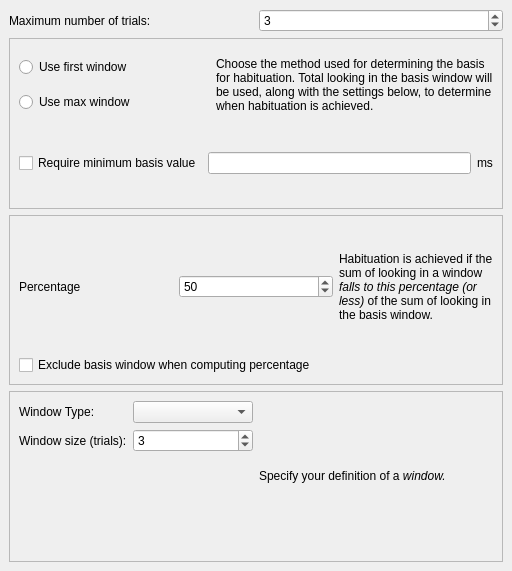
<?xml version="1.0" encoding="UTF-8"?>
<ui version="4.0">
 <class>HHabituationCriteriaWidget</class>
 <widget class="QStackedWidget" name="HHabituationCriteriaWidget">
  <property name="geometry">
   <rect>
    <x>0</x>
    <y>0</y>
    <width>512</width>
    <height>571</height>
   </rect>
  </property>
  <property name="windowTitle">
   <string>StackedWidget</string>
  </property>
  <property name="currentIndex">
   <number>1</number>
  </property>
  <widget class="QWidget" name="pageFixedN">
   <layout class="QVBoxLayout" name="verticalLayout">
    <item>
     <layout class="QHBoxLayout" name="horizontalLayout">
      <item>
       <spacer name="horizontalSpacer_2">
        <property name="orientation">
         <enum>Qt::Horizontal</enum>
        </property>
        <property name="sizeHint" stdset="0">
         <size>
          <width>40</width>
          <height>20</height>
         </size>
        </property>
       </spacer>
      </item>
      <item>
       <widget class="QLabel" name="label">
        <property name="text">
         <string>Number of trials:</string>
        </property>
       </widget>
      </item>
      <item>
       <widget class="QSpinBox" name="spinBoxNTrials">
        <property name="minimum">
         <number>1</number>
        </property>
        <property name="value">
         <number>3</number>
        </property>
       </widget>
      </item>
      <item>
       <spacer name="horizontalSpacer">
        <property name="orientation">
         <enum>Qt::Horizontal</enum>
        </property>
        <property name="sizeHint" stdset="0">
         <size>
          <width>40</width>
          <height>20</height>
         </size>
        </property>
       </spacer>
      </item>
     </layout>
    </item>
    <item>
     <spacer name="verticalSpacer">
      <property name="orientation">
       <enum>Qt::Vertical</enum>
      </property>
      <property name="sizeHint" stdset="0">
       <size>
        <width>20</width>
        <height>508</height>
       </size>
      </property>
     </spacer>
    </item>
   </layout>
  </widget>
  <widget class="QWidget" name="pageCriterion">
   <layout class="QVBoxLayout" name="verticalLayout_2">
    <item>
     <layout class="QHBoxLayout" name="horizontalLayout_10">
      <item>
       <widget class="QLabel" name="label_13">
        <property name="text">
         <string>Maximum number of trials:</string>
        </property>
       </widget>
      </item>
      <item>
       <widget class="QSpinBox" name="spinBoxMaxNumberOfHabituationTrials">
        <property name="minimum">
         <number>1</number>
        </property>
        <property name="value">
         <number>3</number>
        </property>
       </widget>
      </item>
     </layout>
    </item>
    <item>
     <widget class="QFrame" name="frame">
      <property name="frameShape">
       <enum>QFrame::StyledPanel</enum>
      </property>
      <property name="frameShadow">
       <enum>QFrame::Raised</enum>
      </property>
      <layout class="QVBoxLayout" name="verticalLayout_4">
       <item>
        <layout class="QHBoxLayout" name="horizontalLayout_5">
         <item>
          <layout class="QVBoxLayout" name="verticalLayout_3">
           <item>
            <widget class="QRadioButton" name="rbUseFirstWindow">
             <property name="toolTip">
              <string>&lt;html&gt;&lt;head/&gt;&lt;body&gt;&lt;p&gt;Habit will use total looking time from the &lt;span style=&quot; font-style:italic;&quot;&gt;first full window&lt;/span&gt; as the basis for habituation.&lt;/p&gt;&lt;/body&gt;&lt;/html&gt;</string>
             </property>
             <property name="text">
              <string>Use first window</string>
             </property>
            </widget>
           </item>
           <item>
            <widget class="QRadioButton" name="rbUseMaxWindow">
             <property name="toolTip">
              <string>&lt;html&gt;&lt;head/&gt;&lt;body&gt;&lt;p&gt;Habit will use the window with the &lt;span style=&quot; font-style:italic;&quot;&gt;most looking time&lt;/span&gt; as the basis for habituation.&lt;/p&gt;&lt;/body&gt;&lt;/html&gt;</string>
             </property>
             <property name="text">
              <string>Use max window</string>
             </property>
            </widget>
           </item>
          </layout>
         </item>
         <item>
          <widget class="QLabel" name="label_5">
           <property name="text">
            <string>Choose the method used for determining the basis for habituation. Total looking in the basis window will be used, along with the settings below, to determine when habituation is achieved. </string>
           </property>
           <property name="wordWrap">
            <bool>true</bool>
           </property>
          </widget>
         </item>
        </layout>
       </item>
       <item>
        <layout class="QHBoxLayout" name="horizontalLayout_4">
         <item>
          <widget class="QCheckBox" name="cbxRequireMinBasisValue">
           <property name="toolTip">
            <string>&lt;html&gt;&lt;head/&gt;&lt;body&gt;&lt;p&gt;Require a &lt;span style=&quot; font-style:italic;&quot;&gt;minimum amount of looking &lt;/span&gt;for a basis window. If &lt;span style=&quot; font-style:italic;&quot;&gt;first window&lt;/span&gt; is selected, then the first window &lt;span style=&quot; font-style:italic;&quot;&gt;which passes this test&lt;/span&gt; will be used as the basis.&lt;/p&gt;&lt;/body&gt;&lt;/html&gt;</string>
           </property>
           <property name="text">
            <string>Require minimum basis value</string>
           </property>
          </widget>
         </item>
         <item>
          <widget class="QLineEdit" name="lineeditMinBasisValue"/>
         </item>
         <item>
          <widget class="QLabel" name="label_4">
           <property name="text">
            <string>ms</string>
           </property>
          </widget>
         </item>
        </layout>
       </item>
      </layout>
     </widget>
    </item>
    <item>
     <widget class="QFrame" name="frame_2">
      <property name="frameShape">
       <enum>QFrame::StyledPanel</enum>
      </property>
      <property name="frameShadow">
       <enum>QFrame::Raised</enum>
      </property>
      <layout class="QVBoxLayout" name="verticalLayout_5">
       <item>
        <layout class="QHBoxLayout" name="horizontalLayout_6">
         <item>
          <widget class="QLabel" name="label_6">
           <property name="text">
            <string>Percentage</string>
           </property>
          </widget>
         </item>
         <item>
          <widget class="QSpinBox" name="spinPercentage">
           <property name="value">
            <number>50</number>
           </property>
          </widget>
         </item>
         <item>
          <widget class="QLabel" name="label_7">
           <property name="text">
            <string>&lt;html&gt;&lt;head/&gt;&lt;body&gt;&lt;p&gt;Habituation is achieved if the sum of looking in a window &lt;span style=&quot; font-style:italic;&quot;&gt;falls to this percentage (or less)&lt;/span&gt; of the sum of looking in the basis window.&lt;/p&gt;&lt;/body&gt;&lt;/html&gt;</string>
           </property>
           <property name="wordWrap">
            <bool>true</bool>
           </property>
          </widget>
         </item>
        </layout>
       </item>
       <item>
        <widget class="QCheckBox" name="cbxExcludeBasisWindow">
         <property name="toolTip">
          <string>&lt;html&gt;&lt;head/&gt;&lt;body&gt;&lt;p&gt;When using a &lt;span style=&quot; font-style:italic;&quot;&gt;sliding window&lt;/span&gt;, the trials used as the basis are not used when computing percentage and testing for habituation. This has no effect when using a &lt;span style=&quot; font-style:italic;&quot;&gt;fixed window.&lt;/span&gt;&lt;/p&gt;&lt;/body&gt;&lt;/html&gt;</string>
         </property>
         <property name="text">
          <string>Exclude basis window when computing percentage</string>
         </property>
        </widget>
       </item>
      </layout>
     </widget>
    </item>
    <item>
     <widget class="QFrame" name="frame_3">
      <property name="frameShape">
       <enum>QFrame::StyledPanel</enum>
      </property>
      <property name="frameShadow">
       <enum>QFrame::Raised</enum>
      </property>
      <layout class="QHBoxLayout" name="horizontalLayout_7">
       <item>
        <layout class="QFormLayout" name="formLayout">
         <item row="0" column="0">
          <widget class="QLabel" name="label_8">
           <property name="text">
            <string>Window Type:</string>
           </property>
          </widget>
         </item>
         <item row="0" column="1">
          <widget class="QComboBox" name="comboWindowType">
           <property name="toolTip">
            <string>&lt;html&gt;&lt;head/&gt;&lt;body&gt;&lt;p&gt;For a &lt;span style=&quot; font-style:italic;&quot;&gt;fixed window, &lt;/span&gt;windows are [&lt;span style=&quot; font-style:italic;&quot;&gt;1,2,...,size], [size+1,...,2*size],...&lt;/span&gt;&lt;/p&gt;&lt;p&gt;For a &lt;span style=&quot; font-style:italic;&quot;&gt;sliding window, &lt;/span&gt;windows are &lt;span style=&quot; font-style:italic;&quot;&gt;[1,2,...size], [2,3,...,size+1],...&lt;/span&gt;&lt;/p&gt;&lt;/body&gt;&lt;/html&gt;</string>
           </property>
          </widget>
         </item>
         <item row="1" column="0">
          <widget class="QLabel" name="label_9">
           <property name="text">
            <string>Window size (trials):</string>
           </property>
          </widget>
         </item>
         <item row="1" column="1">
          <widget class="QSpinBox" name="spinWindowSize">
           <property name="minimum">
            <number>1</number>
           </property>
           <property name="value">
            <number>3</number>
           </property>
          </widget>
         </item>
        </layout>
       </item>
       <item>
        <widget class="QLabel" name="label_10">
         <property name="text">
          <string>&lt;html&gt;&lt;head/&gt;&lt;body&gt;&lt;p&gt;Specify your definition of a &lt;span style=&quot; font-style:italic;&quot;&gt;window. &lt;/span&gt;&lt;/p&gt;&lt;/body&gt;&lt;/html&gt;</string>
         </property>
         <property name="wordWrap">
          <bool>true</bool>
         </property>
        </widget>
       </item>
      </layout>
     </widget>
    </item>
   </layout>
  </widget>
  <widget class="QWidget" name="pageTotalLookingTime">
   <layout class="QVBoxLayout" name="verticalLayout_6">
    <item>
     <layout class="QHBoxLayout" name="horizontalLayout_11">
      <item>
       <widget class="QLabel" name="label_14">
        <property name="text">
         <string>Maximum number of trials:</string>
        </property>
       </widget>
      </item>
      <item>
       <widget class="QSpinBox" name="spinBoxMaximumNumberOfTotalLookingTrials">
        <property name="minimum">
         <number>1</number>
        </property>
        <property name="value">
         <number>3</number>
        </property>
       </widget>
      </item>
     </layout>
    </item>
    <item>
     <layout class="QHBoxLayout" name="horizontalLayout_8">
      <item>
       <widget class="QLabel" name="label_11">
        <property name="text">
         <string>Total looking time (ms):</string>
        </property>
       </widget>
      </item>
      <item>
       <widget class="QLineEdit" name="lineeditTotalLookingTime"/>
      </item>
      <item>
       <widget class="QLabel" name="label_12">
        <property name="text">
         <string>&lt;html&gt;&lt;head/&gt;&lt;body&gt;&lt;p&gt;The sum of &lt;span style=&quot; font-style:italic;&quot;&gt;complete looks&lt;/span&gt; across &lt;span style=&quot; font-style:italic;&quot;&gt;all habituation trials&lt;/span&gt; must be at least this much.&lt;/p&gt;&lt;/body&gt;&lt;/html&gt;</string>
        </property>
        <property name="wordWrap">
         <bool>true</bool>
        </property>
       </widget>
      </item>
     </layout>
    </item>
    <item>
     <spacer name="verticalSpacer_3">
      <property name="orientation">
       <enum>Qt::Vertical</enum>
      </property>
      <property name="sizeHint" stdset="0">
       <size>
        <width>20</width>
        <height>444</height>
       </size>
      </property>
     </spacer>
    </item>
   </layout>
  </widget>
 </widget>
 <resources/>
 <connections/>
</ui>
